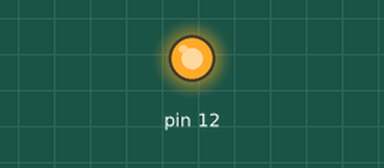
Recording of a program running on a simulated Raspberry Pi (header pin numbers). On the bench: output pins drawn as LEDs (lit = HIGH). At 0.0 s the program stops and its outputs stay as they are.

Above: at 0.1 s.
Timing chart, 0 to 1.5 s (numbered marks = the images above):
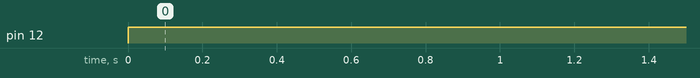

The program:

run_miner.py
```python
import RPi.GPIO as GPIO # Import Raspberry Pi GPIO library
GPIO.setwarnings(False) # Ignore warning for now
GPIO.setmode(GPIO.BOARD) # Use physical pin numbering
GPIO.setup(12, GPIO.OUT, initial=GPIO.LOW) # Set pin 8 to be an output pin and set initial value to low (off)
GPIO.output(12, GPIO.HIGH) # Turn on
```

Measured:
- by itself, pin 12: LOW → HIGH at 0.00 s
